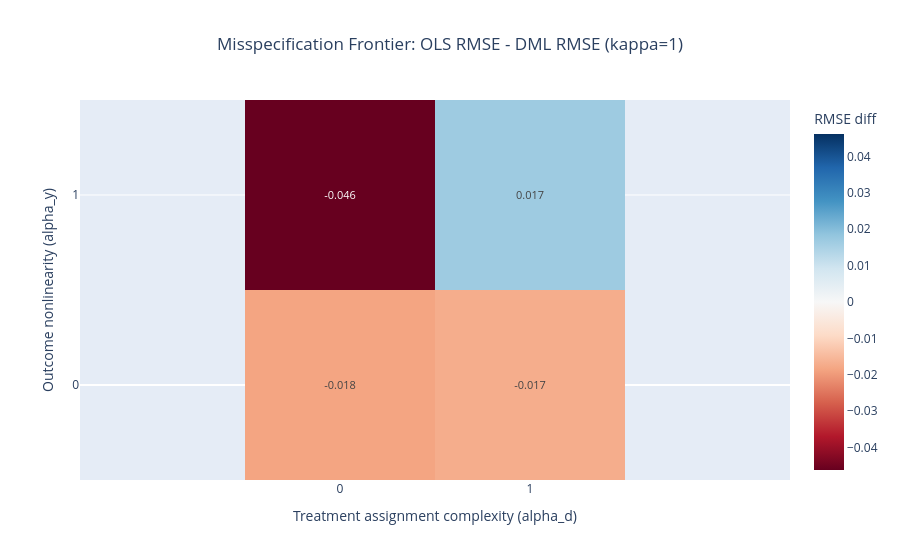

The notebook cell saved with this chart:
### Markdown cell above
## Plotting Frontier

### Code cell
fig = frontier_heatmap(summary_df, kappa=1)
fig.show()

### Figure 1 — Plotly figure (JSON) as saved in the notebook; plotly's stock layout.template omitted (floating-point values rounded to 4 significant figures)
{"data": [{"colorbar": {"title": {"text": "RMSE diff"}}, "colorscale": [[0, "rgb(103,0,31)"], [0.1, "rgb(178,24,43)"], [0.2, "rgb(214,96,77)"], [0.3, "rgb(244,165,130)"], [0.4, "rgb(253,219,199)"], [0.5, "rgb(247,247,247)"], [0.6, "rgb(209,229,240)"], [0.7, "rgb(146,197,222)"], [0.8, "rgb(67,147,195)"], [0.9, "rgb(33,102,172)"], [1, "rgb(5,48,97)"]], "hovertemplate": "alpha_d=%{x}<br>alpha_y=%{y}<br>RMSE diff=%{z:.4f}<extra></extra>", "text": [[-0.018, -0.017], [-0.046, 0.017]], "textfont": {"size": 11}, "texttemplate": "%{text}", "type": "heatmap", "x": [0, 1], "y": [0, 1], "z": [[-0.01842, -0.0172], [-0.04621, 0.0168]], "zmid": 0}], "layout": {"title": {"text": "Misspecification Frontier: OLS RMSE - DML RMSE (kappa=1)", "x": 0.5}, "xaxis": {"tickmode": "array", "ticktext": ["0", "1"], "tickvals": [0, 1], "title": {"text": "Treatment assignment complexity (alpha_d)"}}, "yaxis": {"scaleanchor": "x", "scaleratio": 1, "tickmode": "array", "ticktext": ["0", "1"], "tickvals": [0, 1], "title": {"text": "Outcome nonlinearity (alpha_y)"}}}}
